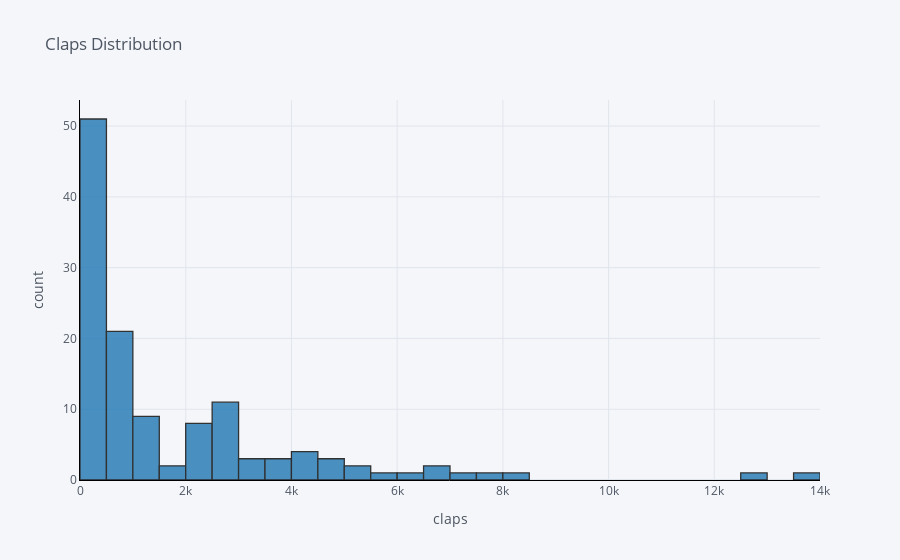

Notebook source saved alongside this figure:
### Markdown cell above
## Histograms

### Code cell
df['claps'].iplot(
    kind='hist',
    bins=30,
    xTitle='claps',
    linecolor='black',
    yTitle='count',
    title='Claps Distribution')

### Figure 1 — Plotly figure (JSON) as saved in the notebook; plotly's stock layout.template omitted (floating-point values rounded to 4 significant figures)
{"data": [{"histfunc": "count", "histnorm": "", "marker": {"color": "rgba(31, 119, 180, 1.0)", "line": {"color": "#000000", "width": 1.3}}, "name": "claps", "nbinsx": 30, "opacity": 0.8, "orientation": "v", "type": "histogram", "x": [2, 18, 50, 0, 0, 0, 73, 234, 2, 0, 682, 58, 5, 7, 87, 23, 4, 113, 8, 17, 8, 4800, 2700, 72, 123, 857, 186, 11, 119, 2000, 4100, 59, 2700, 77, 14, 7000, 1200, 275, 1600, 1600, 1000, 4300, 4980, 12900, 223, 4900, 101, 5900, 548, 895, 6700, 6500, 2700, 1100, 2900, 2600, 2800, 5300, 1300, 1000, 7900, 364, 13500, 4100, 2200, 3900, 6300, 8200, 1300, 5400, 2300, 2700, 2100, 707, 650, 2700, 4100, 822, 830, 3700, 653, 657, 1100, 2800, 3100, 792, 222, 3300, 315, 2500, 976, 2000, 1000, 3200, 651, 2300, 809, 745, 587, 818, 2200, 1300, 630, 2600, 2000, 3600, 440, 728, 893, 205, 529, 121, 361, 31, 0, 24, 0, 5, 6, 0, 424, 443, 412, 329, 309, 75]}], "layout": {"barmode": "overlay", "legend": {"bgcolor": "#F5F6F9", "font": {"color": "#4D5663"}}, "paper_bgcolor": "#F5F6F9", "plot_bgcolor": "#F5F6F9", "title": {"font": {"color": "#4D5663"}, "text": "Claps Distribution"}, "xaxis": {"gridcolor": "#E1E5ED", "linecolor": "black", "showgrid": true, "tickfont": {"color": "#4D5663"}, "title": {"font": {"color": "#4D5663"}, "text": "claps"}, "zerolinecolor": "#E1E5ED"}, "yaxis": {"gridcolor": "#E1E5ED", "linecolor": "black", "showgrid": true, "tickfont": {"color": "#4D5663"}, "title": {"font": {"color": "#4D5663"}, "text": "count"}, "zerolinecolor": "#E1E5ED"}}}
